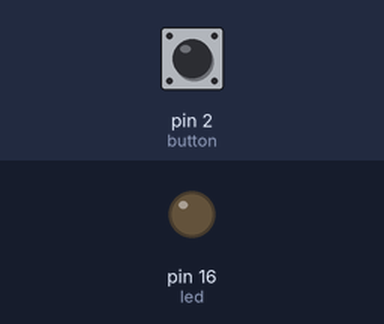
Bench run of a sketch on a simulated Arduino Uno, built with avr-gcc and run on an emulated ATmega328P. On the bench: output pins drawn as LEDs (lit = HIGH). The inputs (shaded band) are chosen by the test bench; at power-on: pin 2 (button) LOW. What the sketch prints to the serial monitor is not drawn.

Above: at 1.2 s.
1.3 s: pin 2 (button) pulled HIGH for 0.15 s
At 1.45 s:
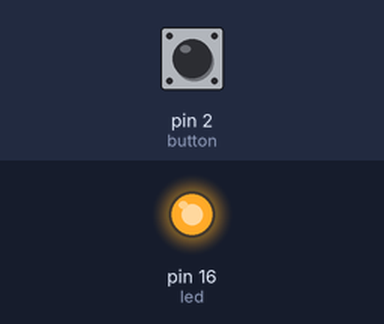
Timing chart, 0 to 4.3 s (numbered marks = the images above; inputs shaded):
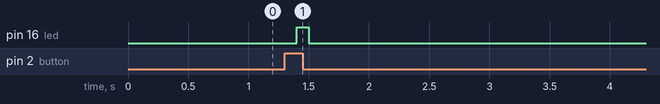

The sketch:

ExperimentWithButton.ino
```cpp
const int led = 16;
const int button = 2;
int previousReading = LOW;
int counter = 0;

int state = 0;

void setup() {
pinMode(led, OUTPUT);
pinMode(button, INPUT);
Serial.begin(9600);
}

void loop() {

int reading = digitalRead(button);
if (reading == HIGH && previousReading == LOW) {
delay(100);
if (previousReading == LOW && reading == HIGH) {
digitalWrite(led, HIGH);
delay(100);
counter++;
Serial.print("Button pressed ");
Serial.print(counter);
Serial.println(" times");
digitalWrite(led, LOW);
delay(100);
}

}
previousReading = reading;

}
```

Measured:
- after the input at 1.3 s, pin 16 (led): LOW → HIGH after 0.10 s, → LOW 0.10 s later
